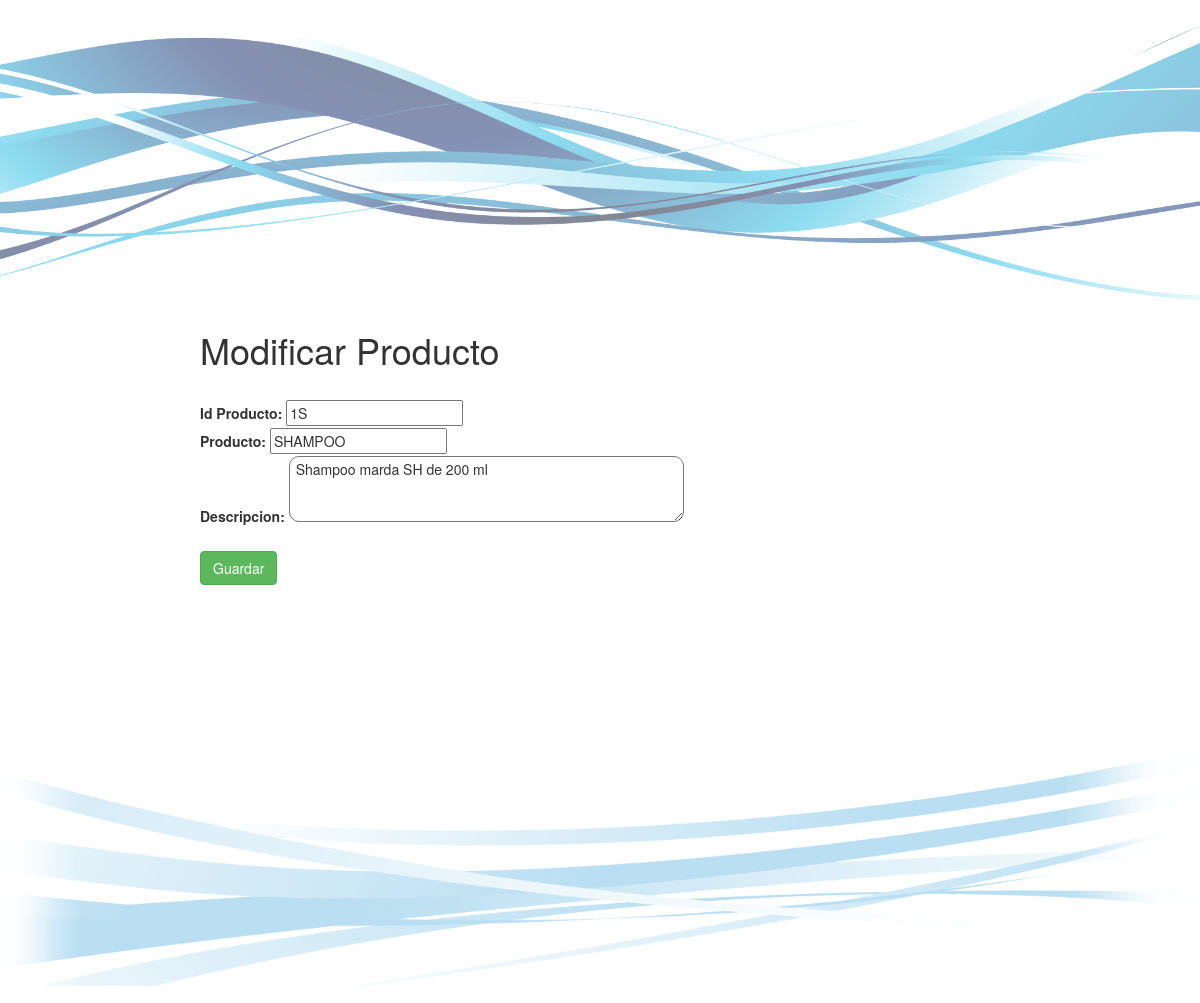
Page /modif_prod1.php?no=2 on the committed database.
### tables this page shows
CREATE TABLE IF NOT EXISTS `productos` (
  `no` int(11) NOT NULL AUTO_INCREMENT,
  `id_producto` varchar(20) NOT NULL,
  `nombre` varchar(30) NOT NULL,
  `descripcion` text NOT NULL,
  PRIMARY KEY (`no`)
);

### modif_prod1.php (the view, shortened to what this page needs)
<?php
  $consulta=ConsultarProducto($_GET['no']);
  function ConsultarProducto($no_prod)
  {
    $sentencia="SELECT * FROM productos WHERE no='".$no_prod."' ";
    $resultado=mysql_query($sentencia) or die (mysql_error());
    $filas=mysql_fetch_assoc($resultado);
    return [
      $filas['id_producto'],
      $filas['nombre'],
      $filas['descripcion']
    ];
  }
?>
<!DOCTYPE html>
<html>
<head>
<link href="css/bootstrap.css" rel="stylesheet" type="text/css">
</head>
<body>
<div class="todo">
  <div id="cabecera">
  	<img src="images/swirl.png" width="1188" id="img1">
  </div>
  <div id="contenido">
  	<div style="margin: auto; width: 800px; border-collapse: separate; border-spacing: 10px 5px;">
  		<span> <h1>Modificar Producto</h1> </span>
  		<br>
	  <form action="modif_prod2.php" method="POST" style="border-collapse: separate; border-spacing: 10px 5px;">
  		<label>Id Producto: </label>
  		<input type="text" id="id_producto" name="id_producto"; value="<?php echo $consulta[0] ?>" ><br>
  		<label>Producto: </label>
  		<input type="text" id="producto" name="producto" value="<?php echo $consulta[1] ?>"><br>
  		<label>Descripcion: </label>
  		<textarea style="border-radius: 10px;" rows="3" cols="50" name="descripcion"> <?php echo $consulta[2] ?> </textarea><br>
  		<br>
  		<button type="submit" class="btn btn-success">Guardar</button>
     </form>
  	</div>
  </div>
	<div id="footer">
  		<img src="images/swirl2.png" id="img2">
  	</div>
</div>
</body>
</html>

### css/mycss.css (style rules this page uses)
#cabecera { opacity: 1; text-align: center; }
#contenido { min-height: 401px; }
#img1 { height: 20%; width: 100%; }
#img2 { height: 30%; width: 100%; }

### rows in the picture
productos: id_producto "1S", producto "SHAMPOO", descripcion "Shampoo marda SH de 200 ml"
